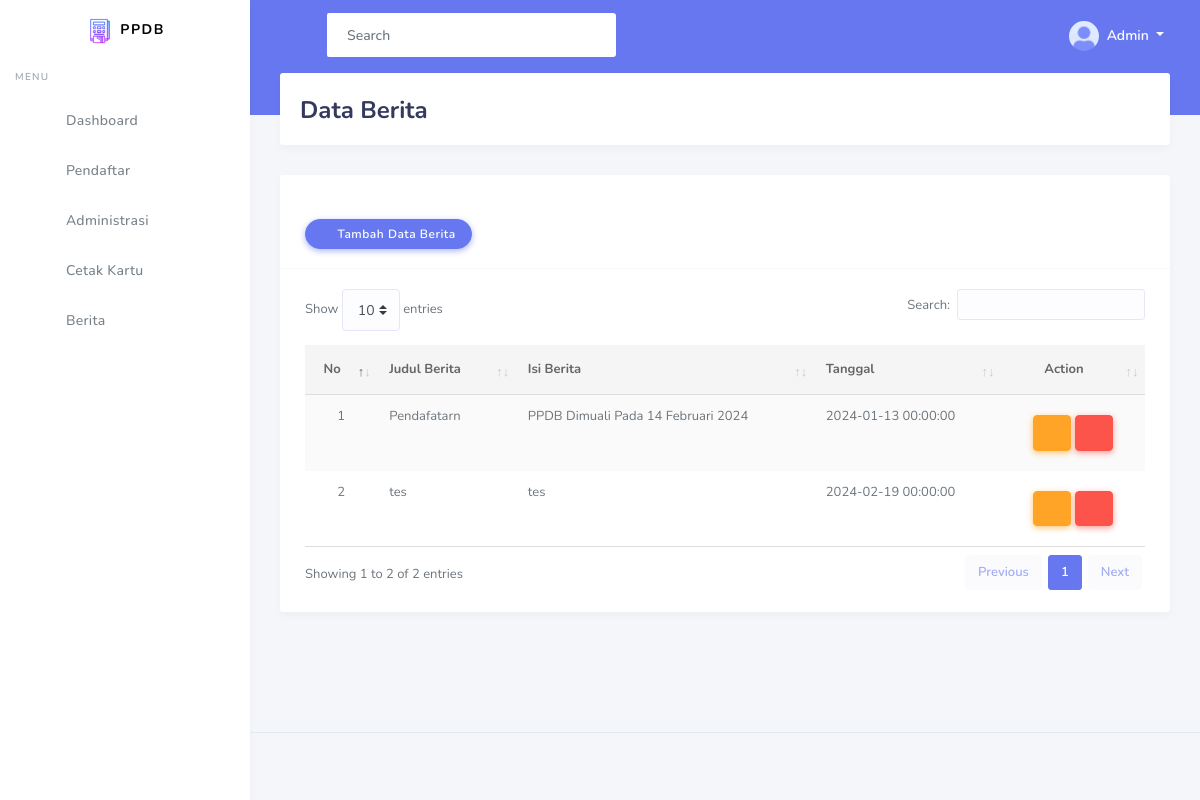
The page /view/berita/tampilData.php (signed in) on the database its author committed.
### tables this page shows
CREATE TABLE `berita` (
  `idberita` int(11) NOT NULL,
  `iduser` int(11) NOT NULL,
  `judul_berita` varchar(255) NOT NULL,
  `isi_berita` text NOT NULL,
  `tanggal` datetime NOT NULL
);

### view/berita/tampilData.php (the view, shortened to what this page needs)
<?php
$title = "Data Berita";
require "../template/header.php";
?>
<section class="section">
    <div class="section-header">
        <h1><?=$title;?></h1>
    </div>
    <div class="section-body">
        <div class="row">
            <div class="col-12">
                <div class="card">
                    <div class="row mb-3 col-12 pt-2">
                    </div>
                    <div class="card-header">
                        <a href="tambahData.php" type="button" class="btn btn-primary daterange-btn icon-left btn-icon">
                            <i class="fas fa-plus"></i> Tambah Data Berita
                        </a>
                    </div>
                    <div class="card-body">
                        <div class="table-responsive">
                            <table class="table table-striped" id="table-1">
                                <thead>
                                    <tr>
                                        <th class="text-center"> No </th>
                                        <th>Judul Berita</th>
                                        <th>Isi Berita</th>
                                        <th>Tanggal</th>
                                        <th class="text-center">Action</th>
                                    </tr>
                                </thead>
                                <tbody>
                                    <?php
include '../../config/connection.php';
$no = 1;
$data = mysqli_query($conn, "SELECT * FROM berita") or die(mysqli_error($conn));
foreach ($data as $row) {
    ?>
                                    <tr>
                                            <td class="text-center"><?=$no++;?></td>
                                            <td><?=$row['judul_berita'];?></td>
                                            <td><?=$row['isi_berita'];?></td>
                                            <td><?=$row['tanggal'];?></td>
                                            <td class="text-center" width="120px">
                                                <a href="ubahData.php?idberita=<?=$row['idberita'];?>" class="btn btn-warning"><i class="fas fa-pencil-alt"></i></a>
                                                <a href="../../controller/admin/berita.php?hapusData=<?=$row['idberita'];?>" class="btn btn-danger my-2" onclick="return confirm('Anda Yakin');"><i class="fas fa-trash"></i></a>
                                            </td>
                                        </tr>
                                    <?php }?>
                                </tbody>
                            </table>
                        </div>
                    </div>
                </div>
            </div>
        </div>
    </div>
</section>
<?php require "../template/footer.php";?>

### rows shown on the page
berita: judul_berita "Pendafatarn", isi_berita "PPDB Dimuali Pada 14 Februari 2024", tanggal "2024-01-13 00:00:00"
berita: judul_berita "tes", isi_berita "tes", tanggal "2024-02-19 00:00:00"

### other values the page prints
$_SESSION['nama'] "Admin"
$title "Data Berita"
